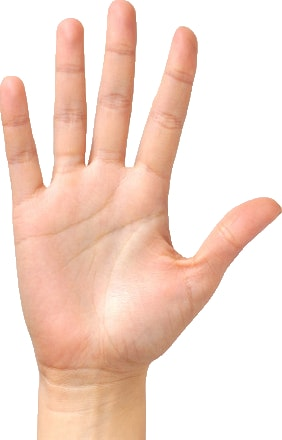
#> input picture assets/images/hand_1.jpg, 282 x 440 px
$ python hist.py
#> lines starting #> are read from the running program, lines starting #| are printed output that depends on the picture
import cv2
import numpy as np
from matplotlib import pyplot as plt

"""
    Plot the histogram
    img --> imagen
    fig --> the number of the imagen
"""

"""
    God link
    http://stackoverflow.com/questions/6871201/plot-two-histograms-at-the-same-time-with-matplotlib
"""

def plot (img, fig, name):
    bins = 256
    range_scale = [0,254]

   # plt.figure(fig)
    plt.hist(img.ravel(),bins,range_scale, label=name, alpha=0.5);
    plt.legend(loc='upper right')

"""
    Just the driver of the program
"""

if(__name__=="__main__"):
    name1 = "More Brigth"
    name2 = "Bright"
    name3 = "Less Bright"

    img1 = cv2.imread('../assets/images/hand_1.jpg',  0)
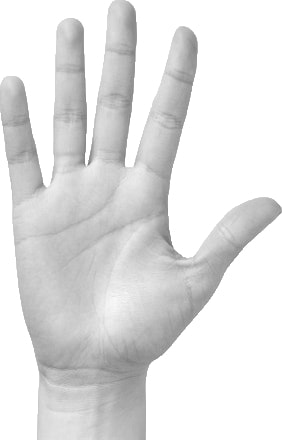
#> img1: shape (440, 282); min 115, max 255, mean 224.4
    img2 = cv2.imread('../assets/images/hand_2.jpg',  0)
    img3 = cv2.imread('../assets/images/hand_3.jpg',  0)
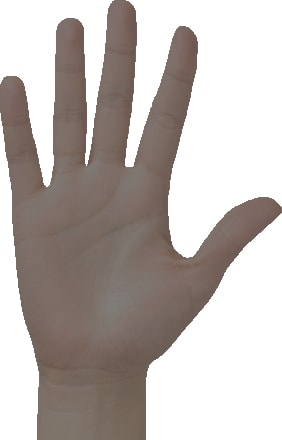
#> input picture assets/images/hand_3.jpg, 282 x 440 px
#> img3: shape (440, 282); min 65, max 255, mean 183.2

    plot(img1, 1, name2)
    plot(img2, 2, name1)
#> (the run stopped early here; a loop or call above may not have finished)
